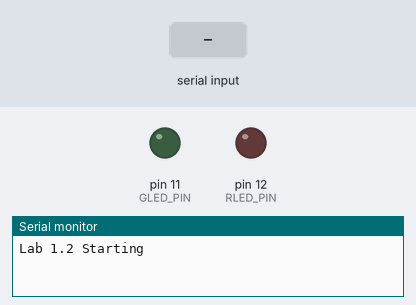
The sketch below on a simulated Arduino Uno, built with avr-gcc and run on an emulated ATmega328P. Parts: output pins drawn as LEDs (lit = HIGH), the last lines printed to the serial monitor. The inputs (shaded band) are chosen by the test bench.

Above: at 1.2 s.
1.3 s: "r" received over Serial
At 1.8 s:
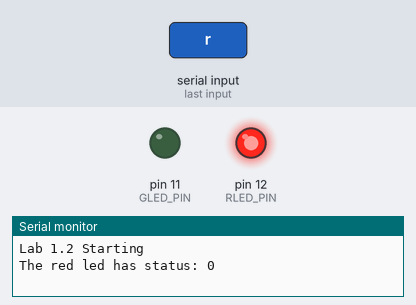
4.3 s: "g" received over Serial
At 5.3 s:
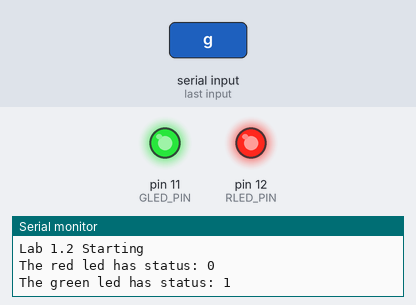
7.3 s: "1" received over Serial
At 13.2 s:
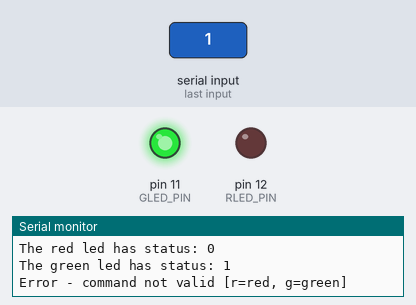
Timing chart, 0 to 15.0 s (numbered marks = the images above; inputs shaded):
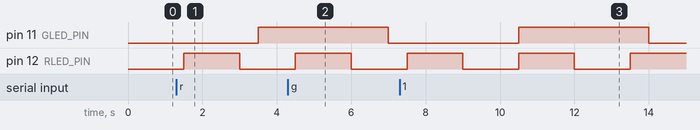

Measured:
- by itself, pin 12 (RLED_PIN): alternates HIGH for 1.5 s and LOW for 1.5 s

The sketch:

Lab1.2.ino
```cpp
//Lab1.2 - Read the status of two leds using the serial monitor
#include <TimerOne.h>

//Define leds pins
const int RLED_PIN = 12;
const int GLED_PIN = 11;

//Define leds half periods
const float R_HALF_PERIOD = 1.5;
const float G_HALF_PERIOD = 3.5;

//Set initial state of the leds as LOW. They are volatile because are used by both the ISR and by the loop
volatile int greenLedState = LOW;
volatile int redLedState = LOW;

//ISR function
void blinkGreen() {
  greenLedState = !greenLedState;
  digitalWrite(GLED_PIN, greenLedState);
}

//Read from the serial port
void serialPrintStatus() {
  //Read bytes only if there is something in the buffer
  if (Serial.available() > 0) {
    //Read 1 byte from the buffer
    int inByte = Serial.read();
    //If the read byte corresponds to the ASCII code of 'r'
    if (inByte == 114) {
      Serial.println("The red led has status: " + String(redLedState));
    }
    //If the read byte corresponds to the ASCII code of 'g'
    else if (inByte == 103) {
      Serial.println("The green led has status: " + String(greenLedState));
    }
    //If the ASCII doesn't correspond to 'r' or 'g' return error
    else {
      Serial.println("Error - command not valid [r=red, g=green]");
    }
  }
}


void setup() {
  Serial.begin(9600);     //Initialize serial comunication
  while (!Serial);      //Loop won't start untill the serial monitor is open
  Serial.println("Lab 1.2 Starting");     //Welcome message
  pinMode(RLED_PIN, OUTPUT);
  pinMode(GLED_PIN, OUTPUT);
  Timer1.initialize(G_HALF_PERIOD * 1e06);
  Timer1.attachInterrupt(blinkGreen);
}


void loop() {
  digitalWrite(RLED_PIN, redLedState);
  redLedState = !redLedState;
  serialPrintStatus(); //The read of the serial port will be synchronous
  delay(R_HALF_PERIOD * 1e03);
}
```
